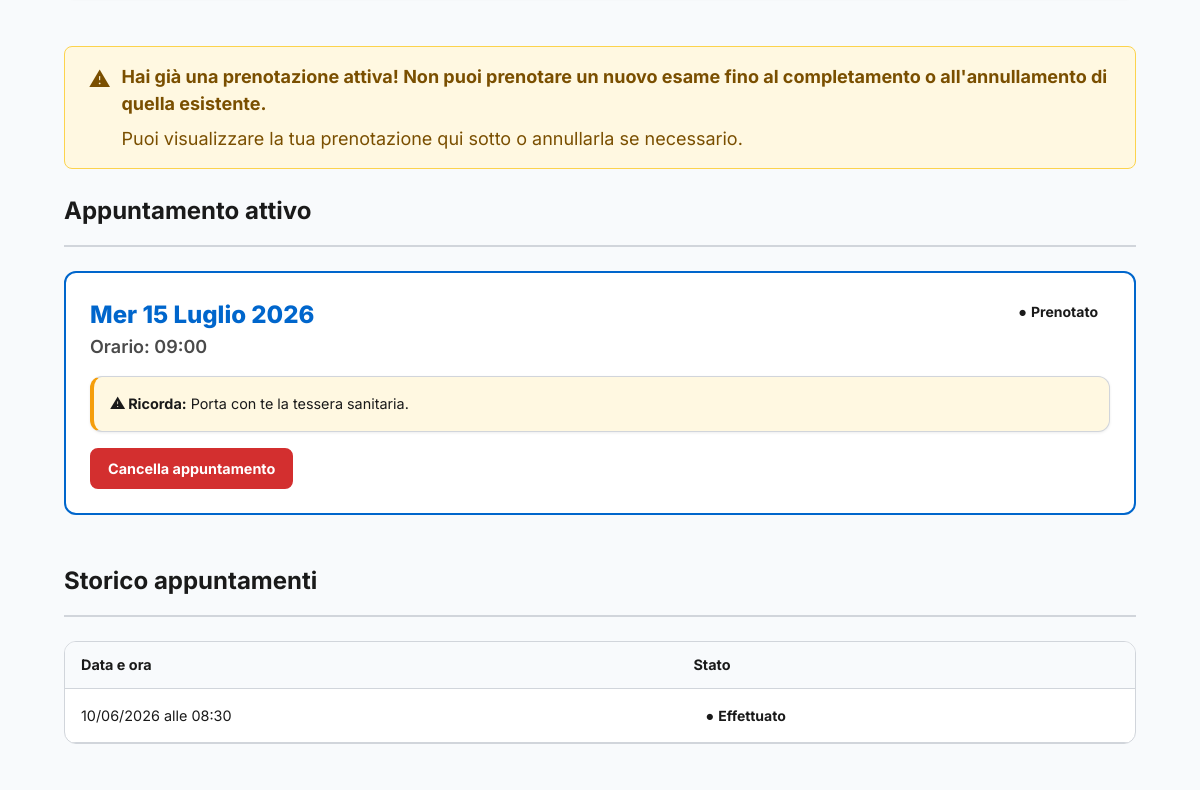
The page /dashboard.php (signed in, middle part) on the database as committed earlier.
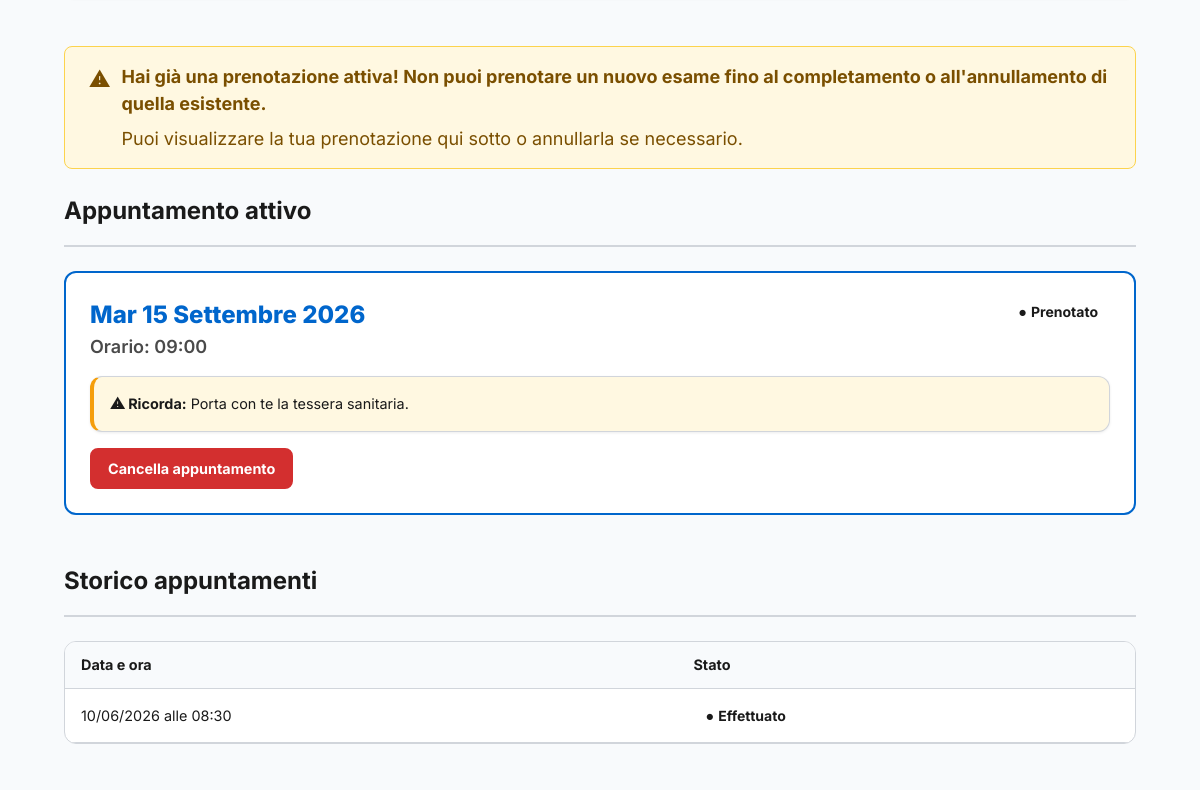
The same page on the database as committed later.
### tables this page shows
CREATE TABLE IF NOT EXISTS prenotazione (
    id          INT          NOT NULL AUTO_INCREMENT,
    persona_id  VARCHAR(16)  NOT NULL,
    data_ora    DATETIME     NOT NULL,
    stato       ENUM('prenotato','effettuato','cancellato')
                             NOT NULL DEFAULT 'prenotato',
    creato_il   DATETIME     NOT NULL DEFAULT CURRENT_TIMESTAMP,
    PRIMARY KEY (id),
    FOREIGN KEY (persona_id) REFERENCES persona(cf)
        ON DELETE CASCADE
        ON UPDATE CASCADE
);

### src/dashboard.php (the view, shortened to what the changed rows need)
<?php
require_once __DIR__ . '/db.php';
$cf = $_SESSION['cf'];
$prenotazioni_attive = [];
$prenotazioni_storico = [];
try {
    $stmt = $pdo->prepare("
        SELECT id, data_ora, stato
        FROM prenotazione
        WHERE persona_id = :cf AND stato IN ('prenotato')
    ");
    $stmt->execute([':cf' => $cf]);
    $prenotazioni_attive = $stmt->fetchAll();
    $stmt = $pdo->prepare("
        SELECT id, data_ora, stato
        FROM prenotazione
        WHERE persona_id = :cf AND stato IN ('effettuato', 'cancellato', 'expired')
        ORDER BY data_ora DESC
        LIMIT 10
    ");
    $stmt->execute([':cf' => $cf]);
    $prenotazioni_storico = $stmt->fetchAll();
} catch (PDOException $e) {
    $error = 'Si è verificato un errore nel caricamento dei dati.';
}
function statoLeggibile($stato) {
    $stati = [
        'prenotato' => 'Prenotato',
        'effettuato' => 'Effettuato',
        'cancellato' => 'Cancellato',
        'expired' => 'Scaduto'
    ];
    return $stati[$stato] ?? $stato;
}
function statoClasse($stato) {
    $classi = [
        'prenotato' => 'status-pending',
        'effettuato' => 'status-completed',
        'cancellato' => 'status-cancelled',
        'expired' => 'status-expired'
    ];
    return $classi[$stato] ?? 'status-pending';
}
function formattaDataDashboard($data_ora) {
    $dt = new DateTime($data_ora);
    $giorni = ['Dom', 'Lun', 'Mar', 'Mer', 'Gio', 'Ven', 'Sab'];
    $mesi = ['', 'Gennaio', 'Febbraio', 'Marzo', 'Aprile', 'Maggio', 'Giugno',
             'Luglio', 'Agosto', 'Settembre', 'Ottobre', 'Novembre', 'Dicembre'];
    return $giorni[(int)$dt->format('w')] . ' ' . $dt->format('j') . ' ' .
           $mesi[(int)$dt->format('n')] . ' ' . $dt->format('Y');
}
?>
<!DOCTYPE html>
<html lang="it">
<head>
    <link rel="stylesheet" href="style.css">
</head>
<body>
    <main id="main-content" tabindex="-1">
        <section aria-labelledby="attivo-title">
            <h2 id="attivo-title" class="section-title">Appuntamento attivo</h2>
            <?php if (!empty($prenotazioni_attive)):
                $attivo = $prenotazioni_attive[0];
            ?>
                <div class="appointment-card" role="group" aria-label="Appuntamento prenotato">
                    <div class="appointment-card__header">
                        <div>
                            <div class="appointment-card__date">
                                <?= formattaDataDashboard($attivo['data_ora']) ?>
                            </div>
                            <div class="appointment-card__time">
                                Orario: <?= (new DateTime($attivo['data_ora']))->format('H:i') ?>
                            </div>
                        </div>
                        <span class="status-badge <?= statoClasse($attivo['stato']) ?>">
                            <?= statoLeggibile($attivo['stato']) ?>
                        </span>
                    </div>
                    <div class="card card--warning mt-16" style="padding:var(--space-16);">
                        <p class="text-sm mb-0">
                            <strong>⚠ Ricorda:</strong> Porta con te la tessera sanitaria.
                        </p>
                    </div>
                    <div class="appointment-card__actions">
                        <a href="annulla-prenotazione.php?id=<?= $attivo['id'] ?>"
                           class="btn btn--danger btn--sm"
                           onclick="return confirm('Sei sicuro di voler cancellare questo appuntamento?');">
                            Cancella appuntamento
                        </a>
                    </div>
                </div>
            <?php endif; ?>
        </section>
        <section aria-labelledby="storico-title">
            <h2 id="storico-title" class="section-title">Storico appuntamenti</h2>
            <?php if (empty($prenotazioni_storico)): ?>
                <div class="empty-state card">
                    <span class="empty-state__icon" aria-hidden="true">🗂</span>
                    <p class="empty-state__title">Nessuno storico disponibile</p>
                    <p class="empty-state__text">Qui appariranno i tuoi appuntamenti passati.</p>
                </div>
            <?php else: ?>
                <div class="table-wrapper">
                    <table class="table" id="tabella-storico" aria-describedby="storico-desc">
                        <thead>
                            <tr>
                                <th scope="col">Data e ora</th>
                                <th scope="col">Stato</th>
                            </tr>
                        </thead>
                    </table>
                </div>
            <?php endif; ?>
        </section>
    </main>
</body>
</html>

Rows that differ between the two databases and show on the page:
changed prenotazione "Prenotato": data_ora "Mer 15 Luglio 2026" → "Mar 15 Settembre 2026"
